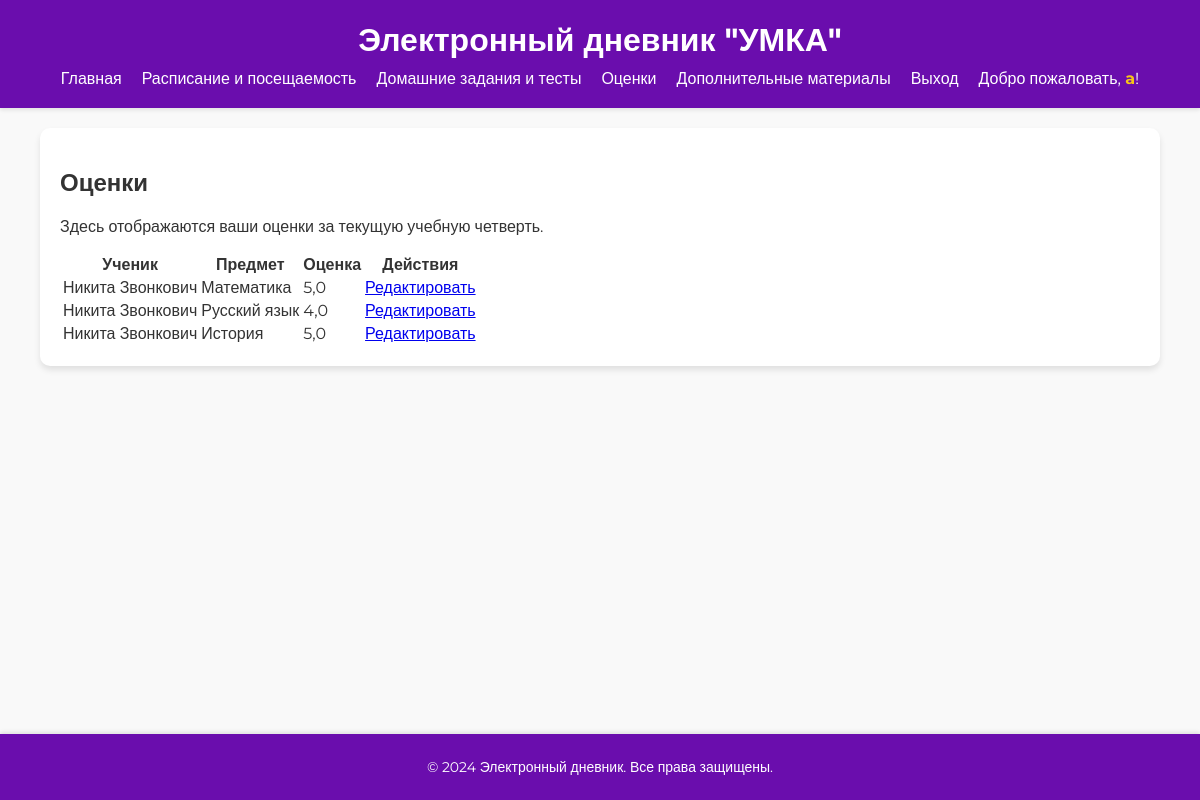
The app's page /grades/ (signed in) with its own data.
### school/models.py (models this page shows, shortened)
class User(AbstractUser):
    is_teacher = models.BooleanField(default=False)
    is_student = models.BooleanField(default=False)
    is_parent = models.BooleanField(default=False)
    groups = models.ManyToManyField(
        Group,
        related_name="custom_user_set",
        blank=True
    )
    user_permissions = models.ManyToManyField(
        Permission,
        related_name="custom_user_permissions_set",
        blank=True
    )
    classes = models.ManyToManyField('Class', blank=True, related_name="teachers")

class Grade(models.Model):
    grade_id = models.AutoField(primary_key=True)
    student = models.ForeignKey(Student, on_delete=models.CASCADE, related_name="grades")
    score = models.FloatField()
    subject = models.ForeignKey(Subject, on_delete=models.CASCADE)

class Student(models.Model):
    user = models.OneToOneField(User, on_delete=models.CASCADE)
    name = models.CharField(max_length=100)
    grade_level = models.CharField(max_length=10)
    def __str__(self):
        return self.name

class Subject(models.Model):
    name = models.CharField(max_length=100)

### school/views.py (the view)
# urls.py: path('grades/', views.grades_view, name='grades_view'),
@login_required
def grades_view(request):
    grades = Grade.objects.all()  # Все оценки
    is_teacher = hasattr(request.user, 'teacher_profile')  # Проверяем, является ли пользователь учителем
    for grade in grades:
        print(f"Grade ID: {grade.grade_id}, Student: {grade.student}, Subject: {grade.subject.name}, Score: {grade.score}")
    print("Is teacher:", is_teacher)
    context = {
        'grades': grades,
        'is_teacher': is_teacher
    }
    return render(request, 'grades.html', context)

### templates/grades.html
{% extends 'base.html' %}
{% block content %}
<div class="container">
    <h2>Оценки</h2>
    <p>Здесь отображаются ваши оценки за текущую учебную четверть.</p>
    <table>
        <thead>
            <tr>
                <th>Ученик</th>
                <th>Предмет</th>
                <th>Оценка</th>
                {% if is_teacher %}
                    <th>Действия</th>
                {% endif %}
            </tr>
        </thead>
        <tbody>
            {% for grade in grades %}
                <tr>
                    <td>{{ grade.student }}</td>
                    <td>{{ grade.subject.name }}</td>
                    <td>{{ grade.score }}</td>
                    {% if is_teacher %}
                        <td>
                            <a href="{% url 'edit_grade' grade.grade_id %}">Редактировать</a>
                        </td>
                    {% endif %}
                </tr>
            {% endfor %}
        </tbody>
    </table>
</div>
{% endblock %}

### templates/base.html (shortened to what this page needs)
<!DOCTYPE html>
<html lang="ru">
<head>
    <link rel="stylesheet" href="/static/css/style.css">
</head>
<body>
    <header>
        <div class="container">
            <h1>Электронный дневник "УМКА"</h1>
            <nav>
                <ul>
                    <li><a href="/">Главная</a></li>
                    {% if user.is_authenticated %}
                    <li><a href="/schedule">Расписание и посещаемость</a></li>
                    <li><a href="/homework">Домашние задания и тесты</a></li>
                    <li><a href="/grades">Оценки</a></li>
                    <li><a href="/materials">Дополнительные материалы</a></li>
                    <form action="{% url 'logout' %}" method="post" style="display:inline;">
                        <button type="submit" class="logout-link">Выход</button>
                    </form>
                        <li>Добро пожаловать, <span style="color: #f6c418; font-weight: bold;">{{ user.username }}</span>!</li>
                    {% else %}
                        <li><a href="/login">Вход</a></li>
                        <li><a href="/register">Регистрация</a></li>
                    {% endif %}
                </ul>
            </nav>
        </div>
    </header>
    <main>
        {% block content %}{% endblock %}
    </main>
    <footer>
        <div class="container">
            <p>&copy; 2024 Электронный дневник. Все права защищены.</p>
        </div>
    </footer>
</body>
</html>

### static/css/style.css (style rules this page uses)
html, body { font-family: 'Montserrat', sans-serif; margin: 0; padding: 0; background-color: #f9f9f9; color: #333; height: 100%; display: flex; flex-direction: column; }
.container { width: 90%; max-width: 1200px; margin: 0 auto; }
header { background-color: #6a0dad; color: white; padding: 20px 0; box-shadow: 0 2px 4px rgba(0, 0, 0, 0.1); }
header h1 { margin: 0; text-align: center; font-weight: 700; }
nav ul { list-style: none; padding: 0; margin: 10px 0 0; display: flex; justify-content: center; gap: 20px; }
nav ul li { margin: 0; }
nav ul li a { color: white; text-decoration: none; font-weight: 500; transition: color 0.3s; }
main { padding: 20px 0; flex: 1; }
main .container { background: white; border-radius: 10px; padding: 20px; box-shadow: 0 4px 6px rgba(0, 0, 0, 0.1); }
footer { background-color: #6a0dad; color: white; padding: 10px 0; text-align: center; position: relative; font-size: 14px; box-shadow: 0 -2px 4px rgba(0, 0, 0, 0.1); }
button { background-color: #6a0dad; color: white; border: none; border-radius: 5px; padding: 10px 20px; font-size: 16px; font-weight: 500; font-family: inherit; cursor: pointer; transition: background-color 0.3s; }
.logout-link { background: none; border: none; color: white; text-decoration: none; font-weight: 500; font-family: inherit; cursor: pointer; padding: 0; transition: color 0.3s; }

### records on screen
User: username "a"
Grade: student "Никита Звонкович", subject.name "Математика", score "5,0"
Grade: student "Никита Звонкович", subject.name "Русский язык", score "4,0"
Grade: student "Никита Звонкович", subject.name "История", score "5,0"
